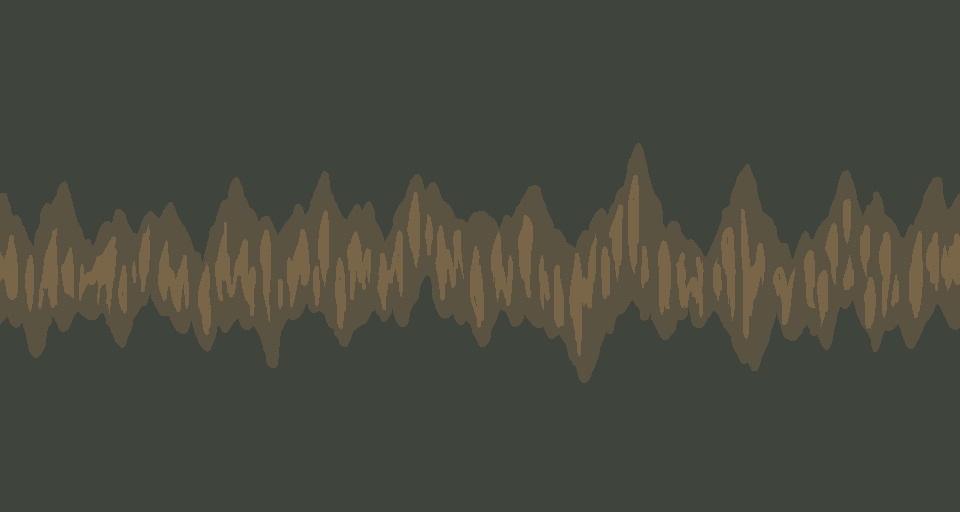

Below is a game level as drawn by its tile map, then a one-line description and the .tmx that defines it (tile-layer data replaced by summaries):
An orthogonal 30x16 tile map with 32x32 px tiles, 1 tile layer (Background), 2 tilesets.

<map version="1.10" tiledversion="1.11.2" orientation="orthogonal" renderorder="right-down" width="30" height="16" tilewidth="32" tileheight="32" infinite="0" nextlayerid="3" nextobjectid="2">
 <tileset firstgid="1" source="../tilesets/bg.tsx" />
 <tileset firstgid="481" source="../tilesets/objects.tsx" />
 <layer id="1" name="Background" width="30" height="16">
  <data>[480 cells, 480 non-empty, 480 distinct tile ids]</data>
 </layer>
 <objectgroup id="2" name="Calque d'Objets 1" />
</map>
